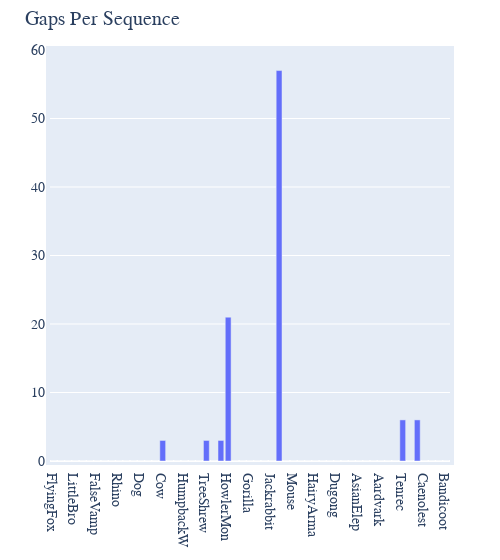

Source (notebook cell):
### Markdown cell above
### Displaying unique gaps as a bar chart

### Code cell
counts = aln.count_gaps_per_seq(unique=True, drawable='bar')
counts.show(width=500)

### Figure 1 — Plotly figure (JSON) as saved in the notebook; plotly's stock layout.template omitted (floating-point values rounded to 4 significant figures)
{"data": [{"type": "bar", "x": ["FlyingFox", "DogFaced", "FreeTaile", "LittleBro", "TombBat", "RoundEare", "FalseVamp", "LeafNose", "Horse", "Rhino", "Pangolin", "Cat", "Dog", "Llama", "Pig", "Cow", "Hippo", "SpermWhale", "HumpbackW", "Mole", "Hedgehog", "TreeShrew", "FlyingLem", "Galago", "HowlerMon", "Rhesus", "Orangutan", "Gorilla", "Human", "Chimpanzee", "Jackrabbit", "FlyingSqu", "OldWorld", "Mouse", "Rat", "NineBande", "HairyArma", "Anteater", "Sloth", "Dugong", "Manatee", "AfricanEl", "AsianElep", "RockHyrax", "TreeHyrax", "Aardvark", "GoldenMol", "Madagascar", "Tenrec", "LesserEle", "GiantElep", "Caenolest", "Phascogale", "Wombat", "Bandicoot"], "y": [0, 0, 0, 0, 0, 0, 0, 0, 0, 0, 0, 0, 0, 0, 0, 3, 0, 0, 0, 0, 0, 3, 0, 3, 21, 0, 0, 0, 0, 0, 0, 57, 0, 0, 0, 0, 0, 0, 0, 0, 0, 0, 0, 0, 0, 0, 0, 0, 6, 0, 6, 0, 0, 0, 0]}], "layout": {"autosize": false, "font": {"family": "Balto", "size": 14}, "hovermode": "closest", "margin": {"b": 50, "l": 50, "pad": 4, "r": 50, "t": 50}, "showlegend": false, "title": {"text": "Gaps Per Sequence"}, "width": 500, "xaxis": {"visible": true}, "yaxis": {"visible": true}}}
